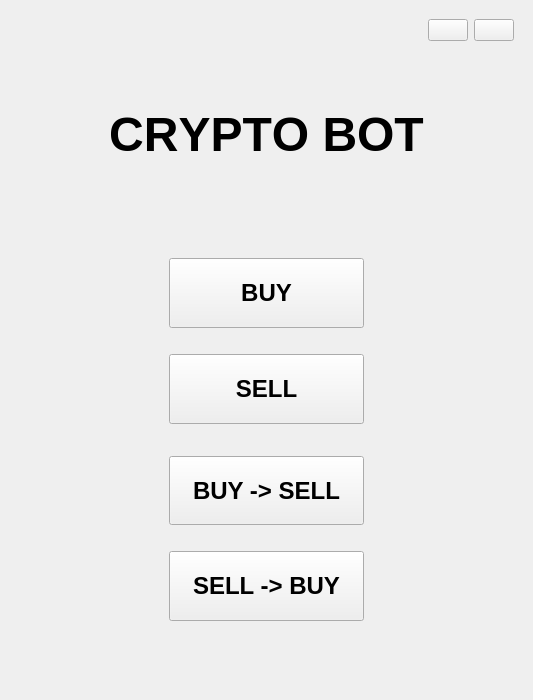
<?xml version="1.0" encoding="UTF-8"?>
<ui version="4.0">
 <class>DashboardWindow</class>
 <widget class="QMainWindow" name="DashboardWindow">
  <property name="geometry">
   <rect>
    <x>0</x>
    <y>0</y>
    <width>533</width>
    <height>700</height>
   </rect>
  </property>
  <property name="windowTitle">
   <string>MainWindow</string>
  </property>
  <widget class="QWidget" name="centralwidget">
   <layout class="QGridLayout" name="gridLayout">
    <item row="0" column="0">
     <layout class="QVBoxLayout" name="verticalLayout_2">
      <property name="topMargin">
       <number>0</number>
      </property>
      <property name="rightMargin">
       <number>0</number>
      </property>
      <item>
       <layout class="QHBoxLayout" name="horizontalLayout_2">
        <property name="topMargin">
         <number>10</number>
        </property>
        <property name="rightMargin">
         <number>10</number>
        </property>
        <item>
         <spacer name="horizontalSpacer_3">
          <property name="orientation">
           <enum>Qt::Horizontal</enum>
          </property>
          <property name="sizeHint" stdset="0">
           <size>
            <width>40</width>
            <height>20</height>
           </size>
          </property>
         </spacer>
        </item>
        <item>
         <widget class="QPushButton" name="REFRESH">
          <property name="text">
           <string/>
          </property>
         </widget>
        </item>
        <item>
         <widget class="QPushButton" name="QUIT">
          <property name="text">
           <string/>
          </property>
         </widget>
        </item>
       </layout>
      </item>
      <item>
       <layout class="QHBoxLayout" name="horizontalLayout">
        <property name="leftMargin">
         <number>0</number>
        </property>
        <property name="rightMargin">
         <number>0</number>
        </property>
        <item>
         <spacer name="horizontalSpacer_2">
          <property name="orientation">
           <enum>Qt::Horizontal</enum>
          </property>
          <property name="sizeHint" stdset="0">
           <size>
            <width>40</width>
            <height>20</height>
           </size>
          </property>
         </spacer>
        </item>
        <item>
         <layout class="QVBoxLayout" name="verticalLayout">
          <item>
           <spacer name="verticalSpacer_6">
            <property name="orientation">
             <enum>Qt::Vertical</enum>
            </property>
            <property name="sizeType">
             <enum>QSizePolicy::Maximum</enum>
            </property>
            <property name="sizeHint" stdset="0">
             <size>
              <width>20</width>
              <height>60</height>
             </size>
            </property>
           </spacer>
          </item>
          <item>
           <widget class="QLabel" name="APP_NAME">
            <property name="font">
             <font>
              <pointsize>36</pointsize>
              <bold>true</bold>
              <kerning>false</kerning>
             </font>
            </property>
            <property name="styleSheet">
             <string notr="true">letter-spacing: 0.3em
rgb(218, 223, 225);</string>
            </property>
            <property name="text">
             <string>CRYPTO BOT</string>
            </property>
            <property name="alignment">
             <set>Qt::AlignCenter</set>
            </property>
           </widget>
          </item>
          <item>
           <spacer name="verticalSpacer_4">
            <property name="orientation">
             <enum>Qt::Vertical</enum>
            </property>
            <property name="sizeType">
             <enum>QSizePolicy::Maximum</enum>
            </property>
            <property name="sizeHint" stdset="0">
             <size>
              <width>20</width>
              <height>90</height>
             </size>
            </property>
           </spacer>
          </item>
          <item>
           <layout class="QHBoxLayout" name="horizontalLayout_3">
            <property name="leftMargin">
             <number>0</number>
            </property>
            <property name="rightMargin">
             <number>0</number>
            </property>
            <property name="bottomMargin">
             <number>0</number>
            </property>
            <item>
             <spacer name="horizontalSpacer_5">
              <property name="orientation">
               <enum>Qt::Horizontal</enum>
              </property>
              <property name="sizeType">
               <enum>QSizePolicy::Maximum</enum>
              </property>
              <property name="sizeHint" stdset="0">
               <size>
                <width>60</width>
                <height>20</height>
               </size>
              </property>
             </spacer>
            </item>
            <item>
             <layout class="QVBoxLayout" name="verticalLayout_3">
              <property name="bottomMargin">
               <number>0</number>
              </property>
              <item>
               <widget class="QPushButton" name="BUY">
                <property name="sizePolicy">
                 <sizepolicy hsizetype="Minimum" vsizetype="Expanding">
                  <horstretch>0</horstretch>
                  <verstretch>0</verstretch>
                 </sizepolicy>
                </property>
                <property name="font">
                 <font>
                  <pointsize>18</pointsize>
                  <bold>true</bold>
                 </font>
                </property>
                <property name="styleSheet">
                 <string notr="true"/>
                </property>
                <property name="text">
                 <string>BUY</string>
                </property>
               </widget>
              </item>
              <item>
               <spacer name="verticalSpacer">
                <property name="orientation">
                 <enum>Qt::Vertical</enum>
                </property>
                <property name="sizeType">
                 <enum>QSizePolicy::Maximum</enum>
                </property>
                <property name="sizeHint" stdset="0">
                 <size>
                  <width>20</width>
                  <height>20</height>
                 </size>
                </property>
               </spacer>
              </item>
              <item>
               <widget class="QPushButton" name="SELL">
                <property name="sizePolicy">
                 <sizepolicy hsizetype="Minimum" vsizetype="Expanding">
                  <horstretch>0</horstretch>
                  <verstretch>0</verstretch>
                 </sizepolicy>
                </property>
                <property name="font">
                 <font>
                  <pointsize>18</pointsize>
                  <bold>true</bold>
                 </font>
                </property>
                <property name="styleSheet">
                 <string notr="true"/>
                </property>
                <property name="text">
                 <string>SELL</string>
                </property>
               </widget>
              </item>
              <item>
               <widget class="QLabel" name="NOTIFICATION">
                <property name="maximumSize">
                 <size>
                  <width>16777215</width>
                  <height>0</height>
                 </size>
                </property>
                <property name="text">
                 <string/>
                </property>
                <property name="alignment">
                 <set>Qt::AlignCenter</set>
                </property>
               </widget>
              </item>
              <item>
               <spacer name="verticalSpacer_2">
                <property name="orientation">
                 <enum>Qt::Vertical</enum>
                </property>
                <property name="sizeType">
                 <enum>QSizePolicy::Maximum</enum>
                </property>
                <property name="sizeHint" stdset="0">
                 <size>
                  <width>20</width>
                  <height>20</height>
                 </size>
                </property>
               </spacer>
              </item>
              <item>
               <widget class="QPushButton" name="BUYSELL">
                <property name="sizePolicy">
                 <sizepolicy hsizetype="Minimum" vsizetype="Expanding">
                  <horstretch>0</horstretch>
                  <verstretch>0</verstretch>
                 </sizepolicy>
                </property>
                <property name="font">
                 <font>
                  <pointsize>18</pointsize>
                  <bold>true</bold>
                 </font>
                </property>
                <property name="text">
                 <string>BUY -&gt; SELL</string>
                </property>
               </widget>
              </item>
              <item>
               <spacer name="verticalSpacer_3">
                <property name="orientation">
                 <enum>Qt::Vertical</enum>
                </property>
                <property name="sizeType">
                 <enum>QSizePolicy::Maximum</enum>
                </property>
                <property name="sizeHint" stdset="0">
                 <size>
                  <width>20</width>
                  <height>20</height>
                 </size>
                </property>
               </spacer>
              </item>
              <item>
               <widget class="QPushButton" name="SELLBUY">
                <property name="sizePolicy">
                 <sizepolicy hsizetype="Minimum" vsizetype="Expanding">
                  <horstretch>0</horstretch>
                  <verstretch>0</verstretch>
                 </sizepolicy>
                </property>
                <property name="sizeIncrement">
                 <size>
                  <width>0</width>
                  <height>0</height>
                 </size>
                </property>
                <property name="font">
                 <font>
                  <pointsize>18</pointsize>
                  <bold>true</bold>
                 </font>
                </property>
                <property name="text">
                 <string>SELL -&gt; BUY</string>
                </property>
                <property name="autoDefault">
                 <bool>false</bool>
                </property>
                <property name="default">
                 <bool>false</bool>
                </property>
                <property name="flat">
                 <bool>false</bool>
                </property>
               </widget>
              </item>
             </layout>
            </item>
            <item>
             <spacer name="horizontalSpacer_4">
              <property name="orientation">
               <enum>Qt::Horizontal</enum>
              </property>
              <property name="sizeType">
               <enum>QSizePolicy::Maximum</enum>
              </property>
              <property name="sizeHint" stdset="0">
               <size>
                <width>60</width>
                <height>20</height>
               </size>
              </property>
             </spacer>
            </item>
           </layout>
          </item>
          <item>
           <spacer name="verticalSpacer_5">
            <property name="orientation">
             <enum>Qt::Vertical</enum>
            </property>
            <property name="sizeType">
             <enum>QSizePolicy::Maximum</enum>
            </property>
            <property name="sizeHint" stdset="0">
             <size>
              <width>20</width>
              <height>70</height>
             </size>
            </property>
           </spacer>
          </item>
         </layout>
        </item>
        <item>
         <spacer name="horizontalSpacer">
          <property name="orientation">
           <enum>Qt::Horizontal</enum>
          </property>
          <property name="sizeHint" stdset="0">
           <size>
            <width>40</width>
            <height>20</height>
           </size>
          </property>
         </spacer>
        </item>
       </layout>
      </item>
     </layout>
    </item>
   </layout>
  </widget>
 </widget>
 <resources/>
 <connections/>
</ui>
